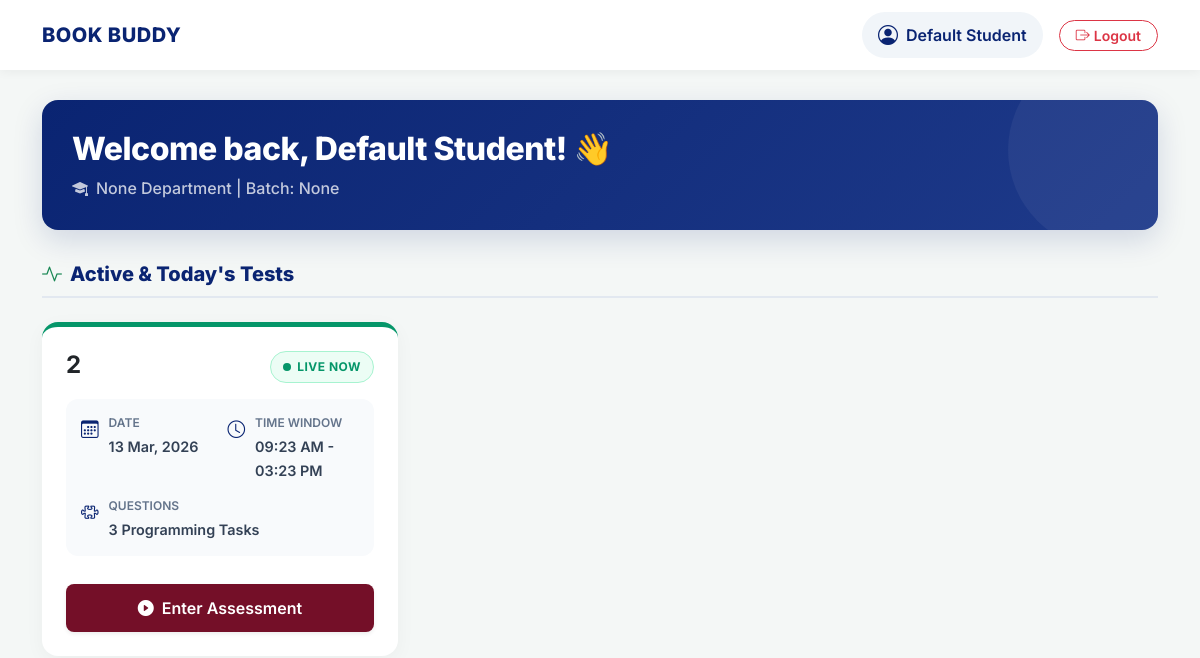
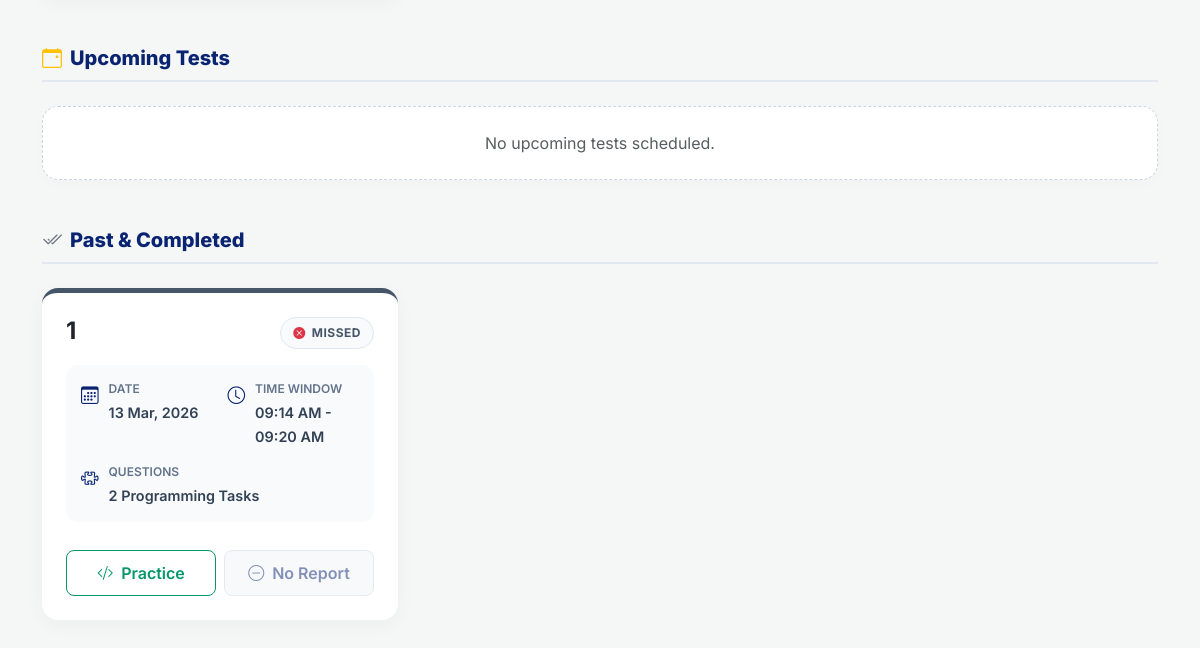
Before: /student_test/1 with the older database file (2 pictures, top to bottom).
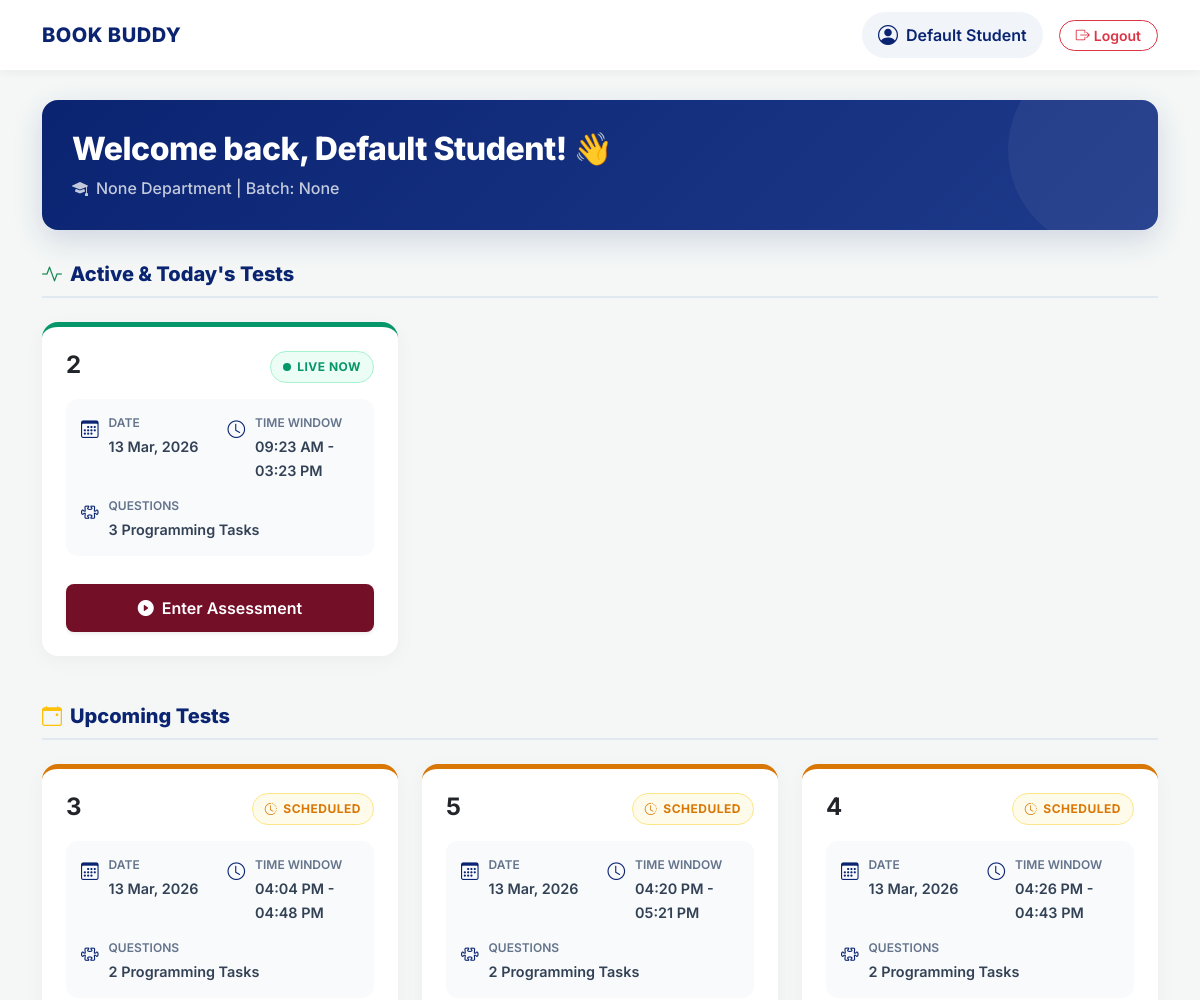
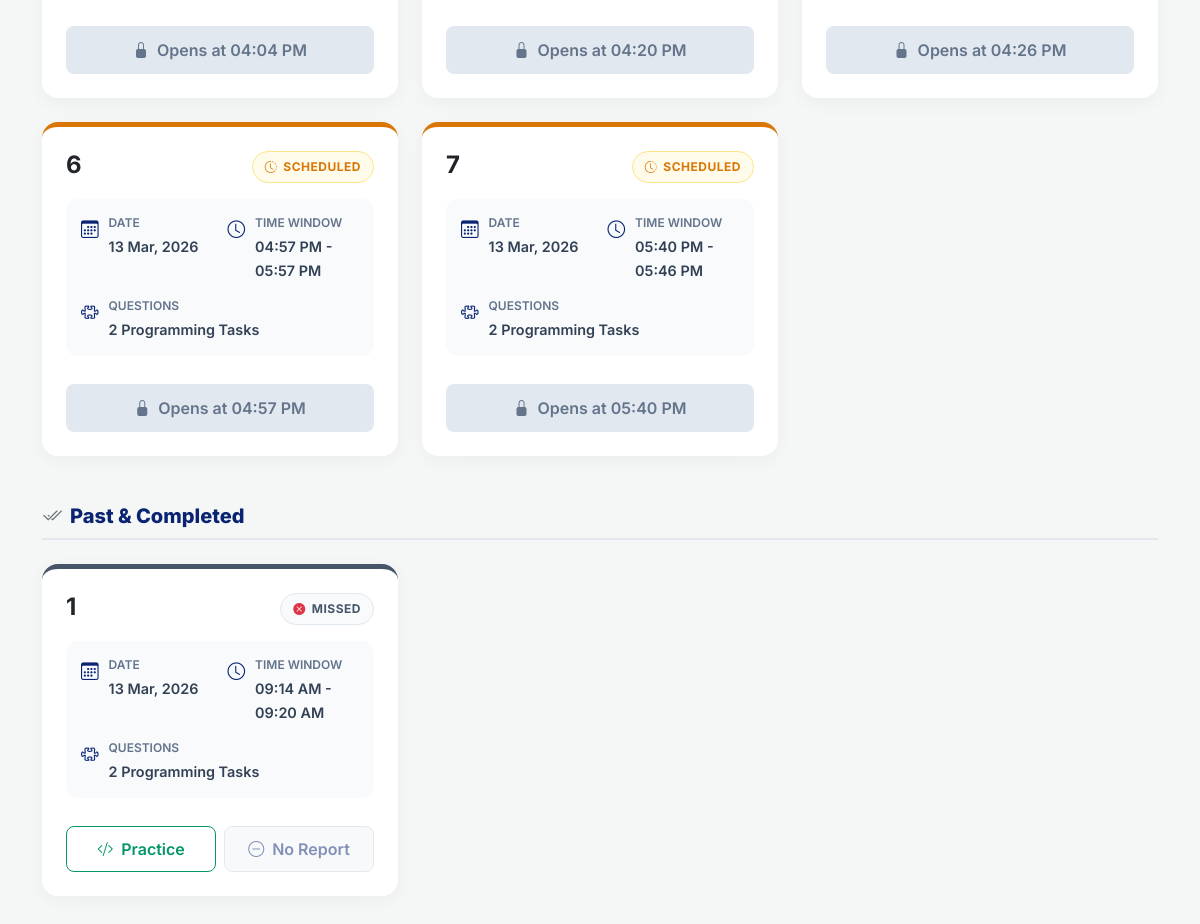
After: the same page with the newer database file (2 pictures, top to bottom).
### app.py (models this page shows, shortened)
class Testmaintain(db.Model):
    __tablename__ = 'test_maintain'
    id = db.Column(db.Integer, primary_key=True)
    test_title = db.Column(db.String(50))
    date = db.Column(db.Date)
    start_time = db.Column(db.DateTime)
    end_time = db.Column(db.DateTime)
    status = db.Column(db.String(20), default='draft')
    total_points = db.Column(db.Integer, default=0)
    question_id = db.Column(db.Integer, db.ForeignKey('question.id'), nullable=False)

### app.py (the view)
@app.route('/student_test/<int:id>')
def student_test(id):
    student = Student.query.get_or_404(id)
    all_entries = Testmaintain.query.all()
    current_time = datetime.now()
    grouped_tests = defaultdict(list)
    questions_dict = {q.id: q for q in Question.query.all()}
    for entry in all_entries:
        entry.question = questions_dict.get(entry.question_id)
        grouped_tests[entry.test_title].append(entry)
    results = TestResult.query.filter_by(student_id=id).all()
    test_question_ids = [entry.question_id for entry in all_entries]
    practice_questions = Question.query.filter(~Question.id.in_(test_question_ids)).all() if test_question_ids else Question.query.all()
    return render_template("student_test.html", student=student, grouped_tests=grouped_tests, practice_questions=practice_questions, results=results, now=current_time)

### app.py (called while the page is built)
@app.context_processor
def inject_now():
    return {'now': datetime.now()}

### templates/student_test.html (shortened to what the changed rows need)
<!DOCTYPE html>
<html lang="en">
<head>
    <link href="https://cdn.jsdelivr.net/npm/bootstrap@5.3.0/dist/css/bootstrap.min.css" rel="stylesheet">
    <link rel="stylesheet" href="https://cdn.jsdelivr.net/npm/bootstrap-icons@1.11.1/font/bootstrap-icons.css">
</head>
<body>
    <nav class="navbar sticky-top">
        <div class="container d-flex justify-content-between align-items-center">
            <a class="brand-wrapper" href="/">
                <h2 class="brand-name d-none d-sm-block">BOOK BUDDY</h2>
            </a>
        </div>
    </nav>
    <div class="container">
        <div class="row mb-4">
            <div class="col-12">
                <div class="welcome-card">
                    <h2 class="mb-2">Welcome back, {{ student.name }}! 👋</h2>
                </div>
            </div>
        </div>
        {% if grouped_tests %}
            <div class="row g-4 mb-5">
                {% set ns_up = namespace(found_up=false) %}
                {% for title, entries in grouped_tests.items() %}
                    {% set first_entry = entries[0] %}
                    {% set test_result = results|selectattr('test_id', 'equalto', first_entry.id)|first if results else None %}
                    {% if first_entry.start_time and first_entry.end_time %}
                        {% set is_upcoming = now < first_entry.start_time %}
                        {% if is_upcoming and not test_result %}
                        {% set ns_up.found_up = true %}
                        <div class="col-lg-6 col-xl-4">
                            <div class="card test-card status-border-upcoming">
                                <div class="card-body p-4 d-flex flex-column h-100">
                                    <div class="d-flex justify-content-between align-items-start mb-3">
                                        <h4 class="fw-bold mb-0 text-dark pe-2">{{ title }}</h4>
                                        <div id="badge-container-{{ loop.index }}">
                                            <span class="status-badge badge-upcoming">
                                                <i class="bi bi-clock-history"></i> SCHEDULED
                                            </span>
                                        </div>
                                    </div>
                                    <div class="info-grid">
                                        <div class="info-item"><i class="bi bi-calendar3"></i><div class="info-text"><small>Date</small><span>{{ first_entry.start_time.strftime('%d %b, %Y') }}</span></div></div>
                                        <div class="info-item"><i class="bi bi-clock"></i><div class="info-text"><small>Time Window</small><span>{{ first_entry.start_time.strftime('%I:%M %p') }} - {{ first_entry.end_time.strftime('%I:%M %p') }}</span></div></div>
                                        <div class="info-item info-item-full"><i class="bi bi-puzzle"></i><div class="info-text"><small>Questions</small><span>{{ entries|length }} Programming Tasks</span></div></div>
                                    </div>
                                    <div class="mt-auto pt-2">
                                        <a href="{{ url_for('take_test', title=title) }}"
                                           class="btn-take-test btn-locked dynamic-unlock-btn"
                                           id="action-btn-{{ loop.index }}"
                                           data-start="{{ first_entry.start_time.isoformat() }}">
                                            <i class="bi bi-lock-fill d-icon"></i> <span class="d-text">Opens at {{ first_entry.start_time.strftime('%I:%M %p') }}</span>
                                        </a>
                                    </div>
                                </div>
                            </div>
                        </div>
                        {% endif %}
                    {% endif %}
                {% endfor %}
                {% if not ns_up.found_up %}
                    <div class="col-12"><div class="empty-state py-4"><p class="text-muted mb-0">No upcoming tests scheduled.</p></div></div>
                {% endif %}
            </div>
        {% endif %}
    </div>
</body>
</html>

Changed rows visible on the page:
now on this page (row edited): Testmaintain: start_time "13 Mar, 2026", start_time "04:04 PM", end_time "04:48 PM", start_time "04:04 PM"
added Testmaintain: start_time "13 Mar, 2026", start_time "04:20 PM", end_time "05:21 PM", start_time "04:20 PM"
added Testmaintain: start_time "13 Mar, 2026", start_time "04:26 PM", end_time "04:43 PM", start_time "04:26 PM"
added Testmaintain: start_time "13 Mar, 2026", start_time "04:57 PM", end_time "05:57 PM", start_time "04:57 PM"
added Testmaintain: start_time "13 Mar, 2026", start_time "05:40 PM", end_time "05:46 PM", start_time "05:40 PM"
Other visible differences:
new list line: "3 SCHEDULED DATE TIME WINDOW - QUESTIONS 2 Programming Tasks Opens at"
new list line: "5 SCHEDULED DATE TIME WINDOW - QUESTIONS 2 Programming Tasks Opens at"
new list line: "4 SCHEDULED DATE TIME WINDOW - QUESTIONS 2 Programming Tasks Opens at"
new list line: "6 SCHEDULED DATE TIME WINDOW - QUESTIONS 2 Programming Tasks Opens at"
new list line: "7 SCHEDULED DATE TIME WINDOW - QUESTIONS 2 Programming Tasks Opens at"
text no longer shown: "No upcoming tests scheduled."
